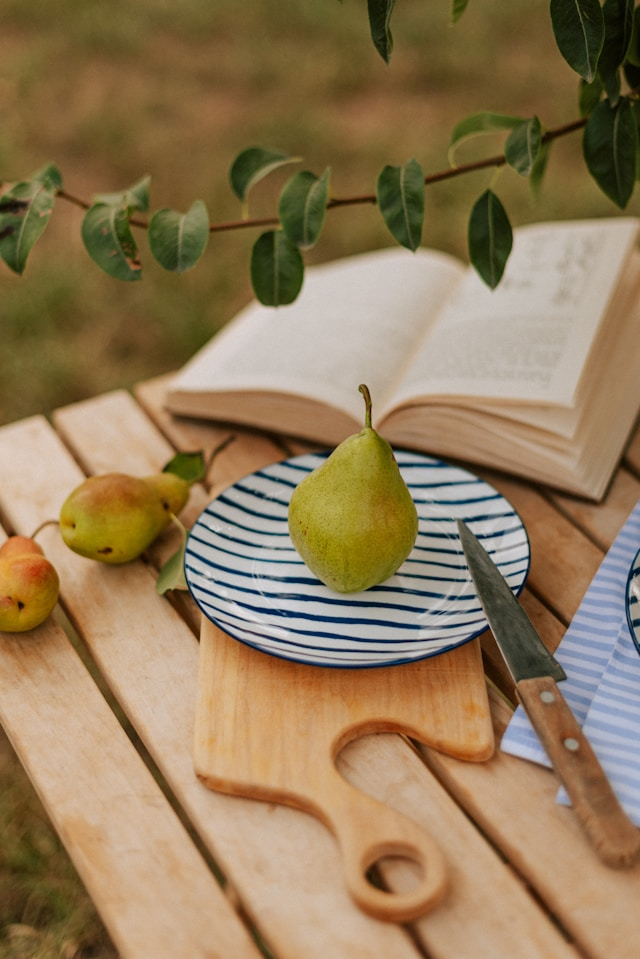
#> input picture 5th sem/PCV lab/Lab 7/puppy.jpg, 640 x 959 px
$ python hehe.py
#> lines starting #> are read from the running program, lines starting #| are printed output that depends on the picture
import cv2
import numpy as np

img = cv2.imread('puppy.jpg')
#> img is the input picture: shape (959, 640, 3); mean B, G, R 88.4, 122.5, 146
print(img.shape)
#| (959, 640, 3)
h, w = img.shape[:2]
#> h = 959; w = 640

angle = 30  # Changed angle
M_rot = cv2.getRotationMatrix2D((w/2, h/2), angle, 1)
rotated_img = cv2.warpAffine(img, M_rot, (w, h))
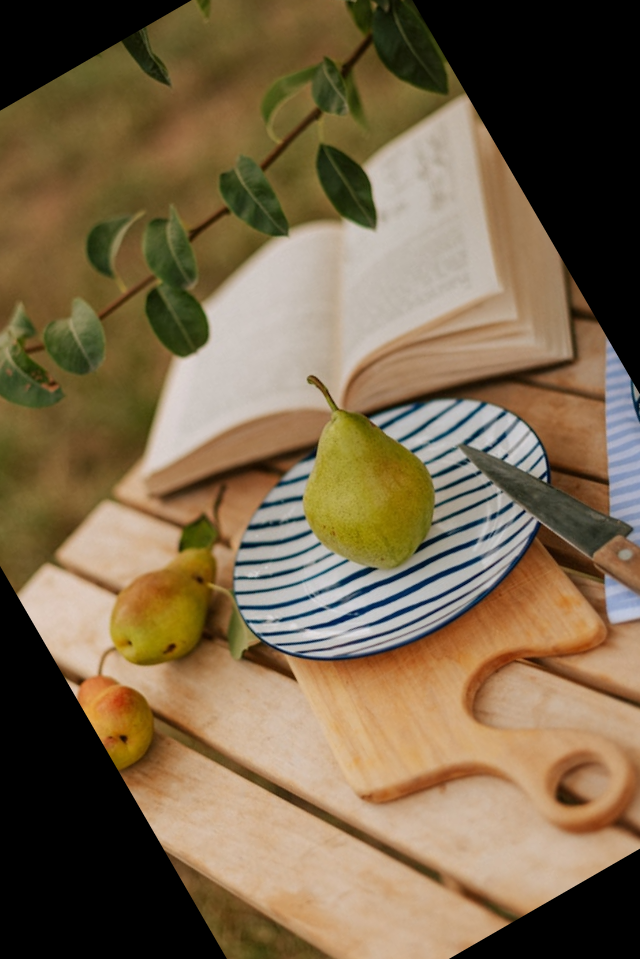
#> rotated_img: shape (959, 640, 3); mean B, G, R 75, 103.2, 122.6

scale_factor = 1.2  # Changed scale factor
scaled_img = cv2.resize(rotated_img, None, fx=scale_factor, fy=scale_factor)

M_shear = np.float32([[1, 0, 0], [0, 1, 0]])  # Changed shear parameters
sheared_img = cv2.warpAffine(scaled_img, M_shear, (w,h))
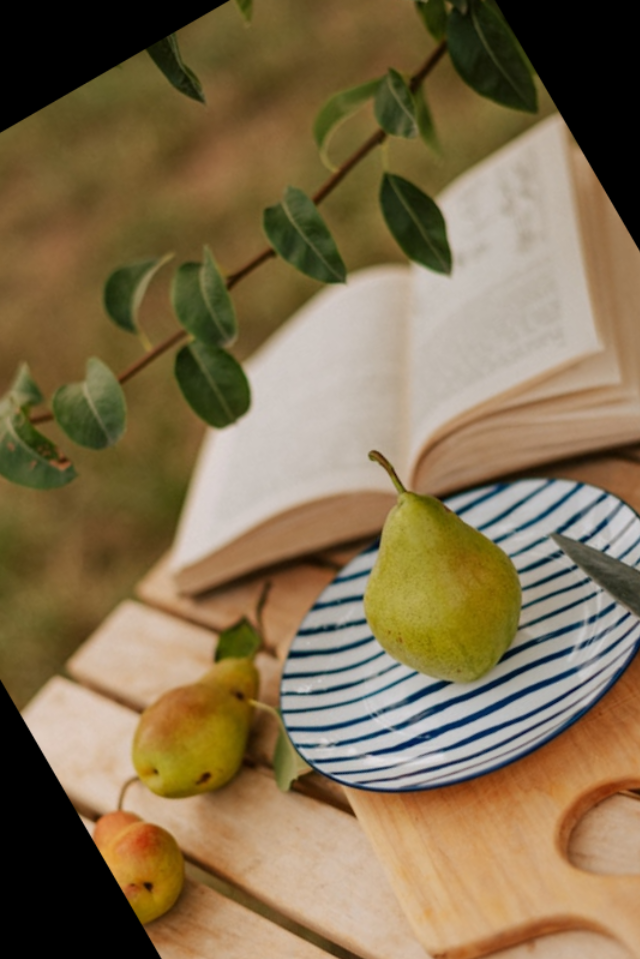
#> sheared_img: shape (959, 640, 3); mean B, G, R 79.2, 111.4, 130.6

M_trans = np.float32([[1, 0, 50], [0, 1, 30]])  # Changed translation parameters
translated_img = cv2.warpAffine(sheared_img, M_trans, (w, h))
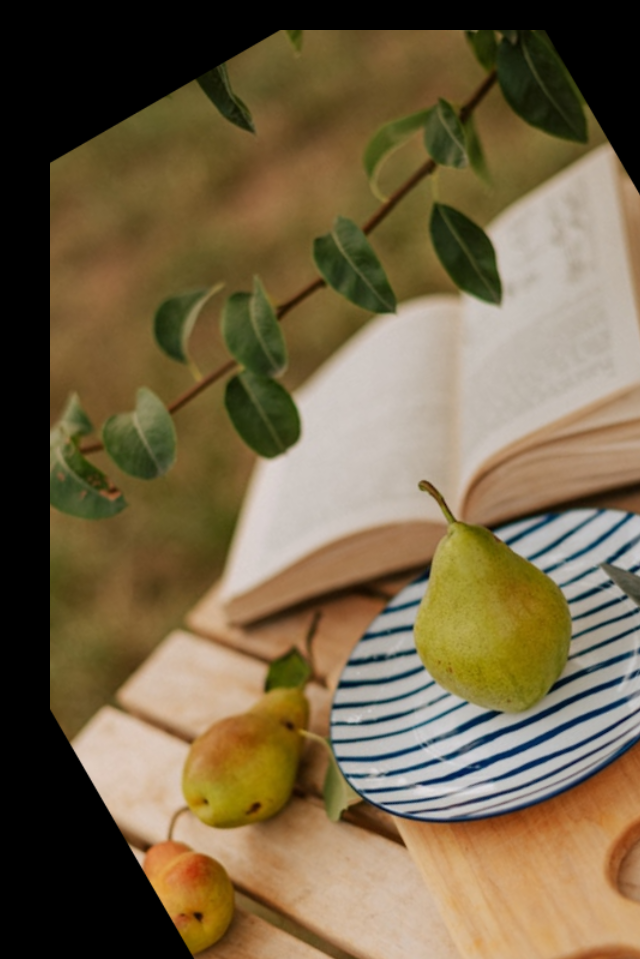
#> translated_img: shape (959, 640, 3); mean B, G, R 70.9, 100.6, 117


cv2.imshow('Original Image', img)
cv2.imshow('Augmented Image', translated_img)

key = cv2.waitKey(0)
#> (key Esc is pressed here)
if key == ord('s'):
    cv2.imwrite('rotated.jpg', rotated_img)
    cv2.imwrite('scaled.jpg', scaled_img)
    cv2.imwrite('sheared.jpg', sheared_img)
    cv2.imwrite('translated.jpg', translated_img)

cv2.destroyAllWindows()
